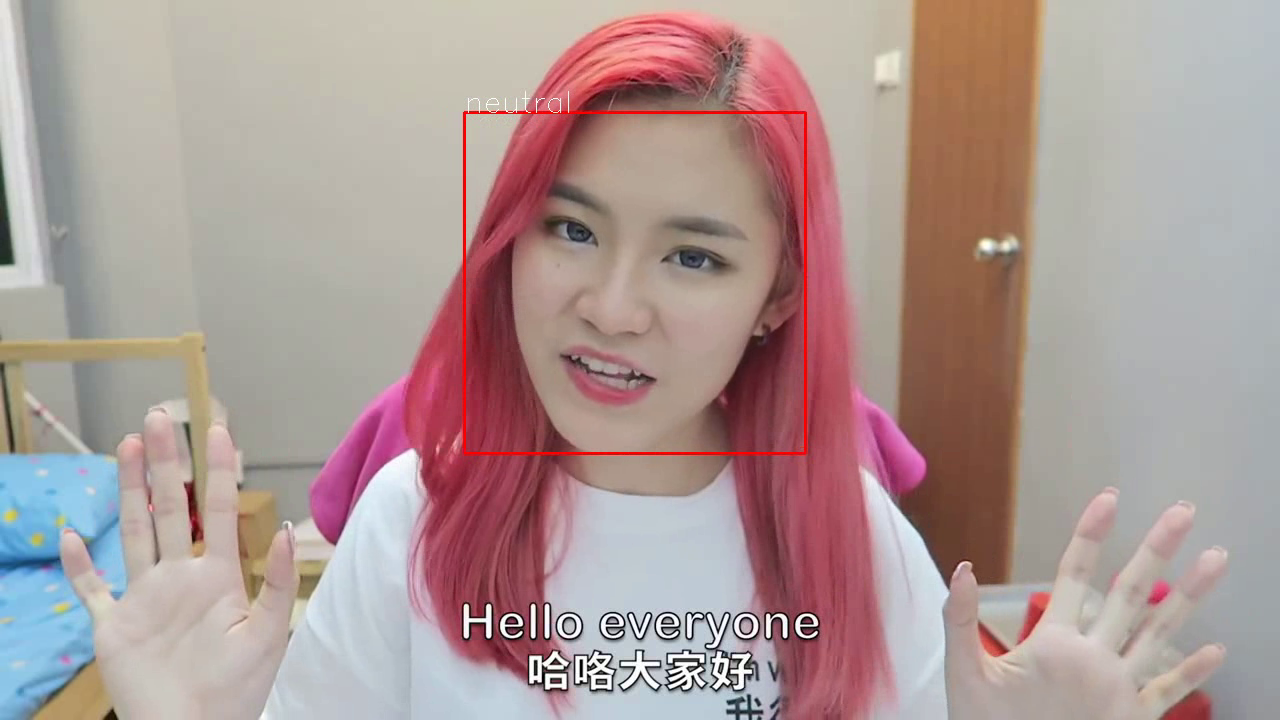
#> input picture frame 8 of CompilewithCNN/Tagged_video.mp4, 1280 x 720 px, given in place of sample2a.mp4, which was not available
$ python 'video processing.py'
#> lines starting #> are read from the running program, lines starting #| are printed output that depends on the picture; after the words box and inside, x2 and y2 are one past the last pixel; in counts of white or black regions, pixels touching at a corner belong together; pictures that were not available may be replaced by others from this repository, and a replacement may not be noted
#> in VideoProcessing, frame is the input picture: shape (720, 1280, 3); mean B, G, R 149.1, 151.8, 172.8
import cv2
import numpy


# import moviepy.editor as mp


def ImageProcessing(img, imgName, faceNo):
#> called with imgName = '0.3003003003003003-9.0-', faceNo = 0
    gray = cv2.cvtColor(img, cv2.COLOR_BGR2GRAY)
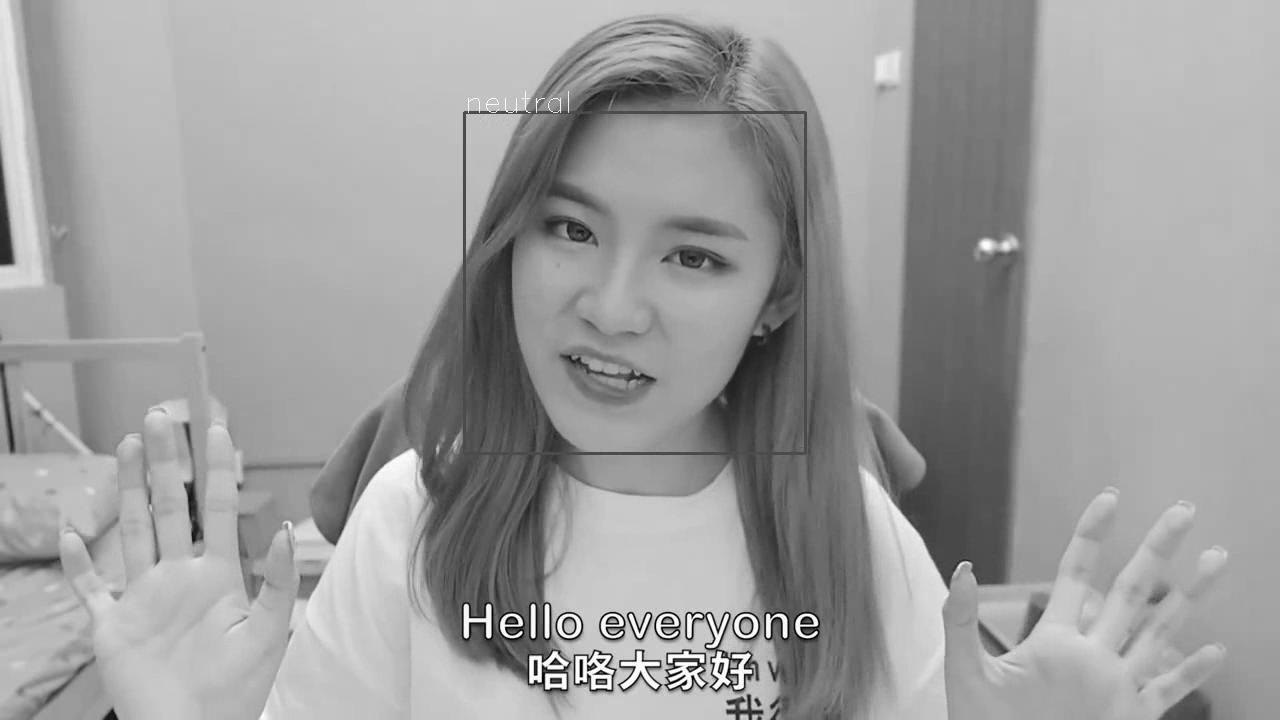
#> gray: shape (720, 1280); min 0, max 255, mean 157.8
    # Histogram Equalization
    gray = cv2.equalizeHist(gray)
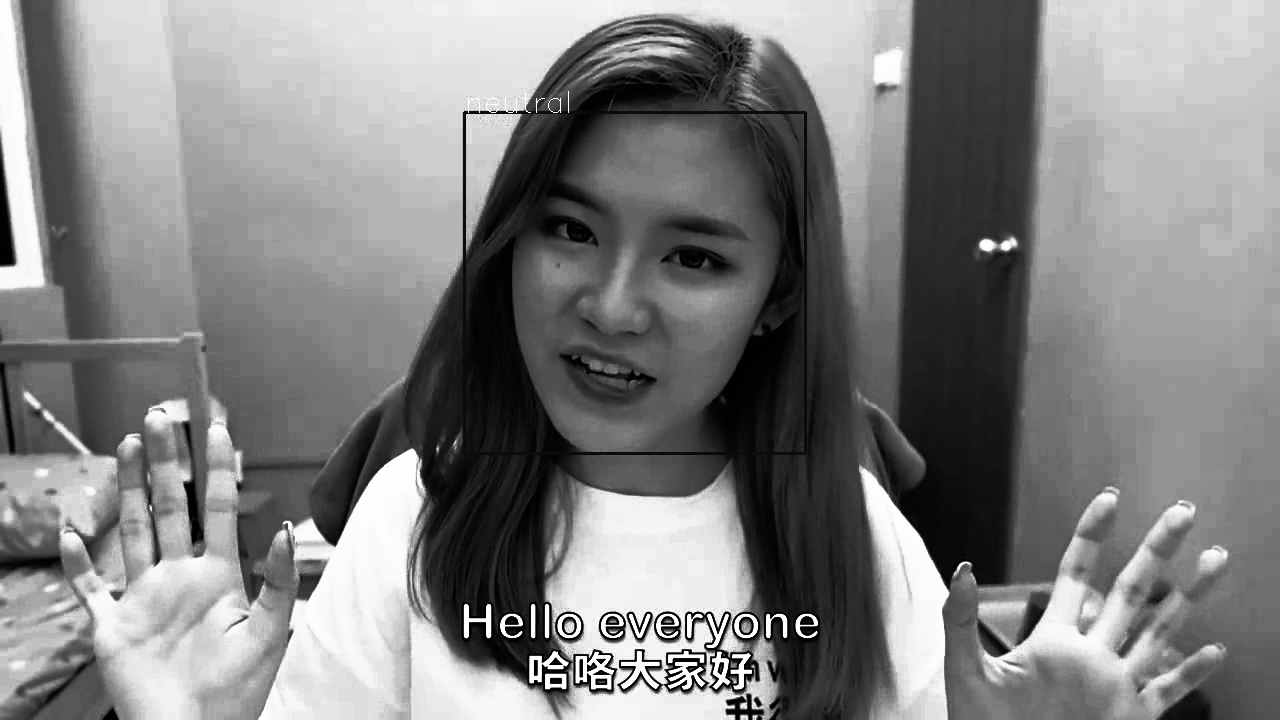
#> gray: shape (720, 1280); min 0, max 255, mean 128.9

    # Image Sharpening with Gaussian Blur
    gaussian = cv2.GaussianBlur(gray, (9, 9), 10.0)
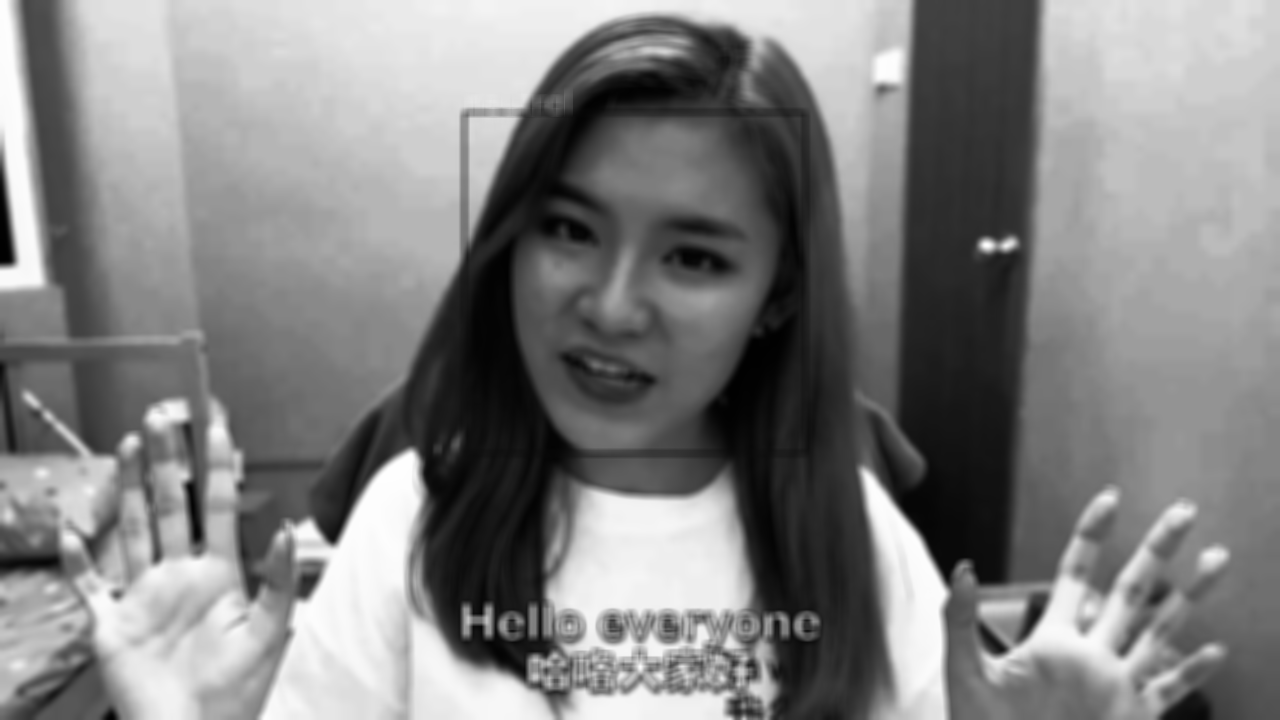
#> gaussian: shape (720, 1280); min 1, max 254, mean 128.9
    gray = cv2.addWeighted(gray, 1.5, gaussian, -0.5, 0, gray)

    # [12 lines of commented-out code are left out]

    cascade = cv2.CascadeClassifier(cv2.data.haarcascades + "haarcascade_frontalface_default.xml")
    color = (0, 0, 255)
    # color2 = (0, 255, 0)
    # color3 = (0, 0, 0)

    # scale factor -- how much the image size is reduced at each image scale
    # minNeighbours -- how many neighbors each candidate rectangle should have to retain it
    #               -- If the value is bigger, it detects less objects but less misdetections. If smaller,
    #               it detects more objects but more misdetections.
    # For each resulting detection, `levelWeights` will then contain the certainty of classification at the final stage.
    faces, _, levelWeights = cascade.detectMultiScale3(image=gray, scaleFactor=1.3, minNeighbors=6,
                                                       outputRejectLevels=True)
#> faces = [[464, 115, 337, 337]]; levelWeights = [9.79]

    # draw a rectangle for each face
    for (x, y, width, height) in faces:
        # image, left up coordinate, right down coordinate, color, thickness
        img = cv2.rectangle(img, (x, y), (x + width, y + height), color, 2)
        # crop image
        cropped = img[y:y + height, x:x + width]
        # name of the image
        imgName += str(faceNo) + '.jpg'
        # save the image into the outputs file
        cv2.imwrite("./outputs/" + imgName, cropped)
        faceNo += 1
#> this loop made 1 pass
#> (x, y, width, height, imgName, faceNo) on pass 1: (464, 115, 337, 337, '0.3003003003003003-9.0-0.jpg', 1)
#> pass 1, in ImageProcessing, `img = cv2.rectangle(img, (x, y), (x + width, y + height), color, 2)`:
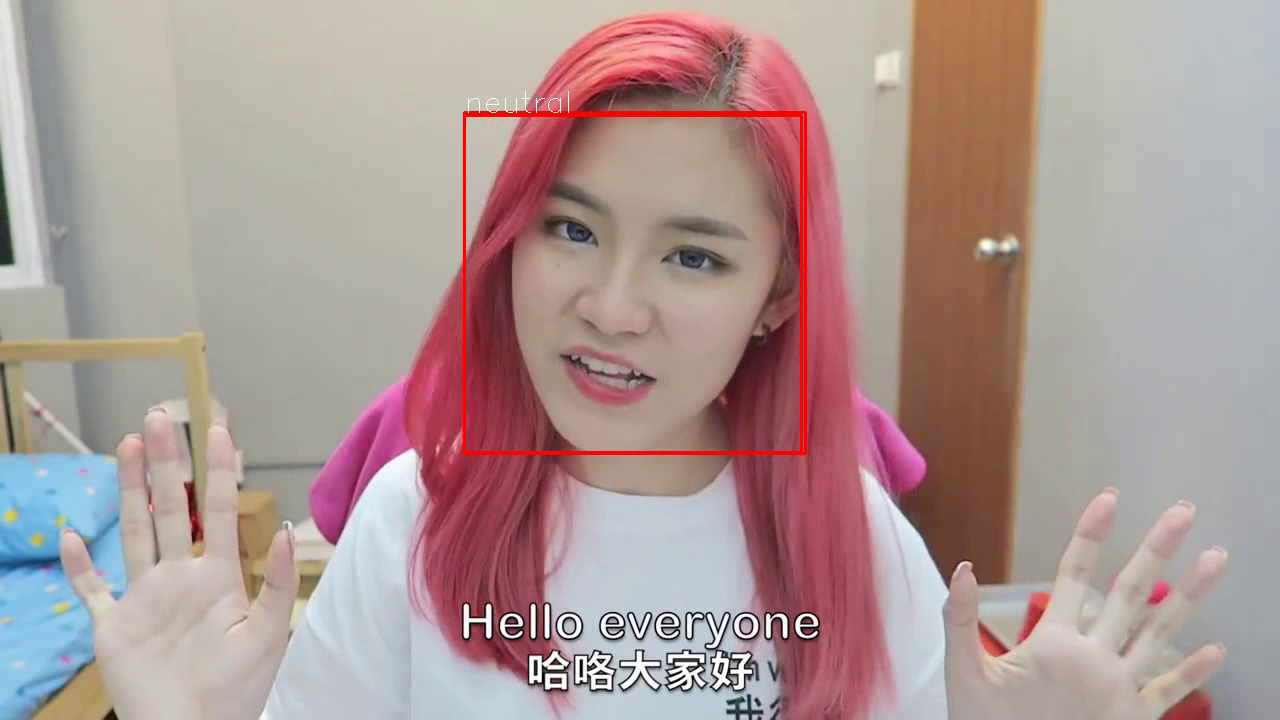
#> img: shape (720, 1280, 3); 0.44% of pixels changed, all inside (x1, y1, x2, y2) = (463, 114, 803, 454)
#> pass 1, in ImageProcessing, `cropped = img[y:y + height, x:x + width]`:
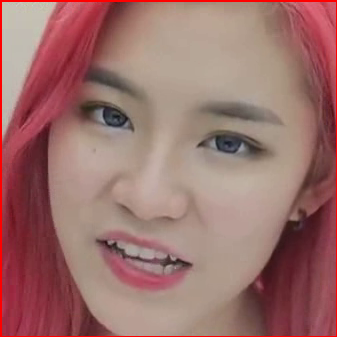
#> cropped: shape (337, 337, 3); mean B, G, R 108, 112.2, 156.9
#> after the loop, faceNo = 1
    return img, faceNo


def VideoProcessing(videoName):
    # read a video file
    video = cv2.VideoCapture(videoName)
    # count is the number of images detected and saved
    count = 0
    # number of frames per second
    fps = video.get(cv2.CAP_PROP_FPS)
    width = int(video.get(cv2.CAP_PROP_FRAME_WIDTH))
    height = int(video.get(cv2.CAP_PROP_FRAME_HEIGHT))
    writer = cv2.VideoWriter(filename='test_output.avi', apiPreference=0, fourcc=cv2.VideoWriter_fourcc(*'MJPG'),
                             fps=fps, frameSize=(width, height))

    while video.isOpened():
        # read a frame from video
        ret, frame = video.read()

        # if there is no next frame, the loop terminates
        if not ret: break

        current_frame = video.get(cv2.CAP_PROP_POS_FRAMES)
        timestamp = current_frame / fps
        imgName = str(timestamp) + '-' + str(current_frame) + '-'
        # detect a face in an image
        frame, count = ImageProcessing(frame, imgName, count)
#> count = 1
        writer.write(frame)

        key = cv2.waitKey(1) & 0xFF
#> (key q is pressed here)
        if key == ord('q'): break

    # release memory
    video.release()
    writer.release()
    cv2.destroyAllWindows()
    return count


if __name__ == '__main__':
    # detect face, save the image and return the total number of detected face
    faceNo = VideoProcessing('sample2a.mp4')
#> faceNo = 1

$ run again, starting later in the video
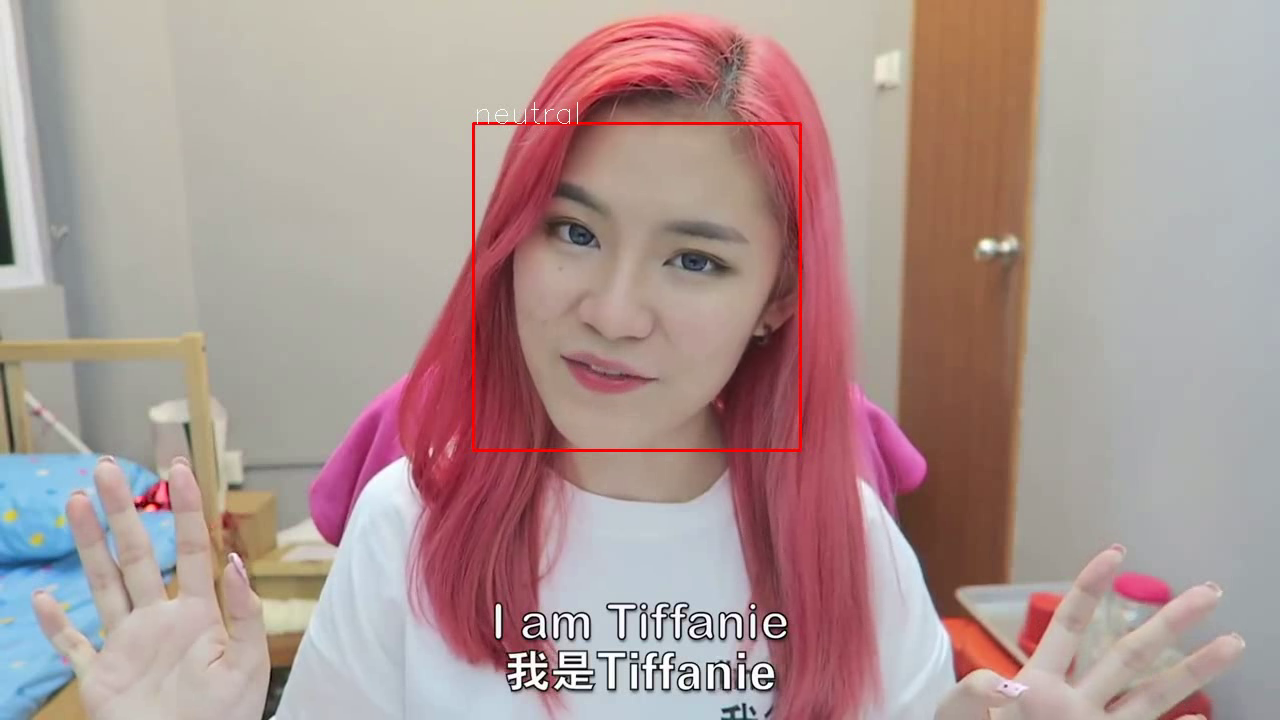
#> input picture frame 40 of CompilewithCNN/Tagged_video.mp4, 1280 x 720 px, given in place of sample2a.mp4, which was not available
#> in VideoProcessing, frame is the input picture: shape (720, 1280, 3); mean B, G, R 147.3, 150.2, 172.5
#> in ImageProcessing, `gaussian = cv2.GaussianBlur(gray, (9, 9), 10.0)`:
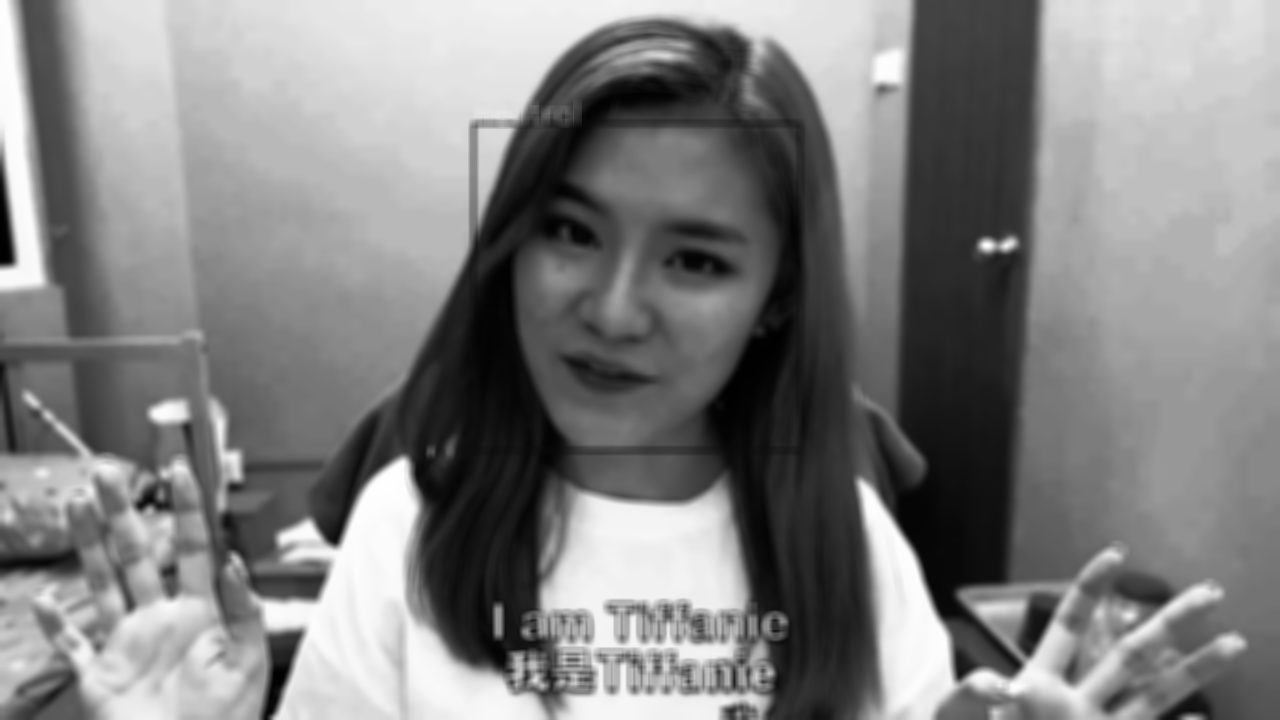
#> gaussian: shape (720, 1280); min 1, max 254, mean 128.8
#> faces = [[463, 118, 337, 337]]; levelWeights = [9.27]
#> the loop in ImageProcessing, `for (x, y, width, height) in faces:` made 1 pass
#> (x, y, width, height, imgName, faceNo) on pass 1: (463, 118, 337, 337, '1.3680347013680347-41.0-0.jpg', 1)
#> pass 1, in ImageProcessing, `cropped = img[y:y + height, x:x + width]`:
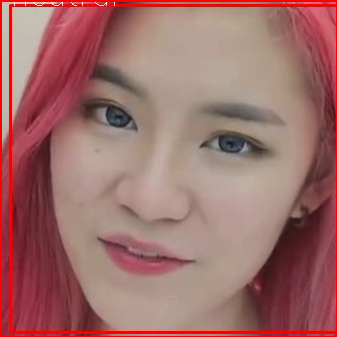
#> cropped: shape (337, 337, 3); mean B, G, R 105, 109, 159.4
#> after the loop in ImageProcessing, `for (x, y, width, height) in faces:`: faceNo = 1

$ run again, starting later in the video
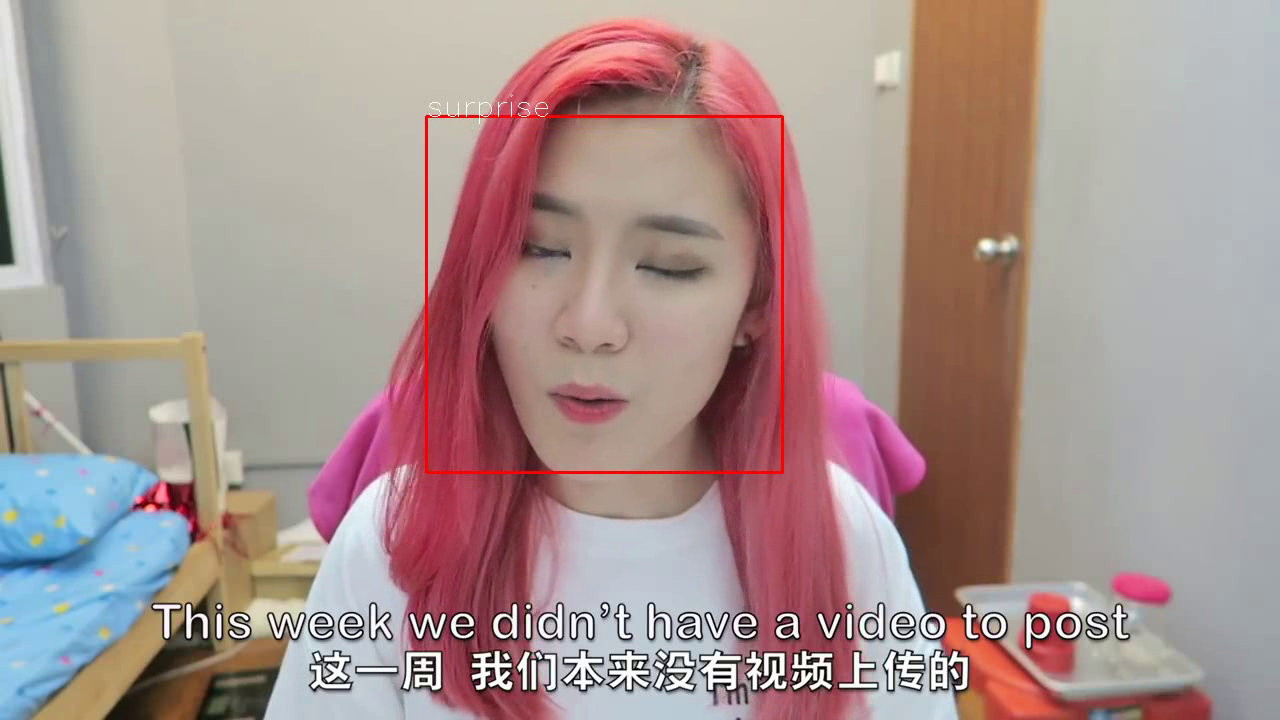
#> input picture frame 71 of CompilewithCNN/Tagged_video.mp4, 1280 x 720 px, given in place of sample2a.mp4, which was not available
#> in VideoProcessing, frame is the input picture: shape (720, 1280, 3); mean B, G, R 143.7, 146.4, 168.5
#> in ImageProcessing, `gaussian = cv2.GaussianBlur(gray, (9, 9), 10.0)`:
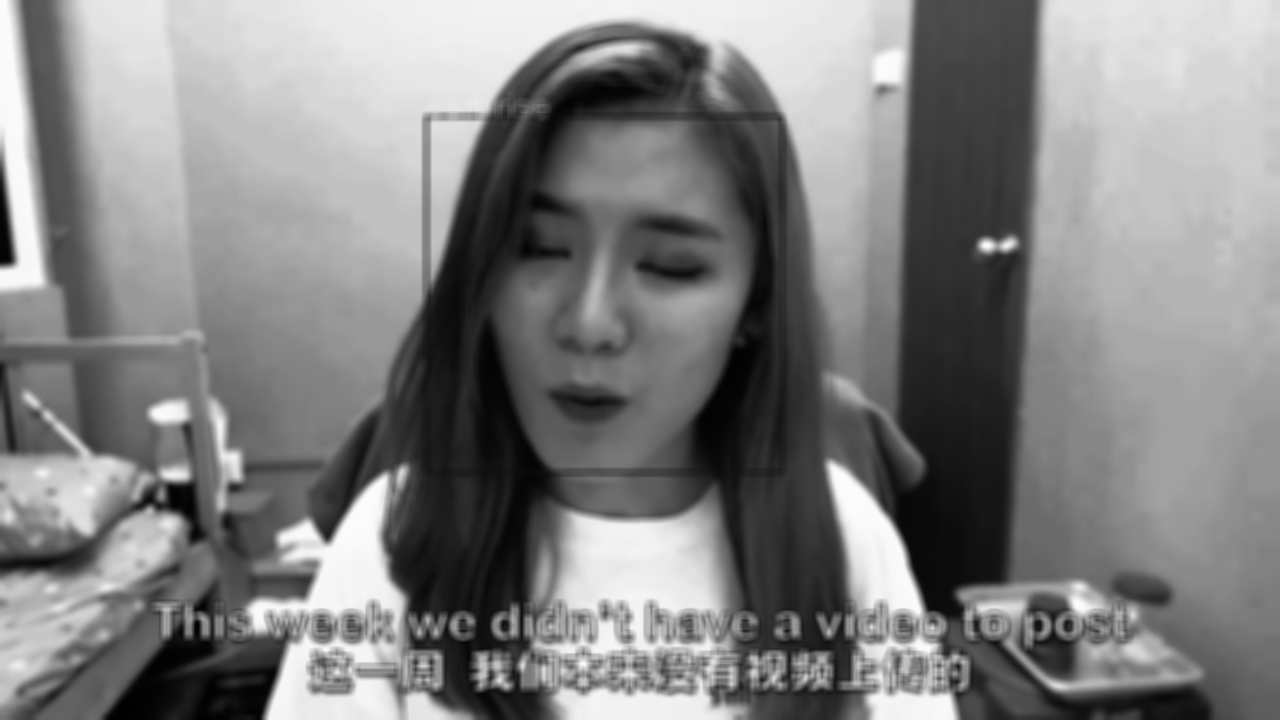
#> gaussian: shape (720, 1280); min 1, max 253, mean 128.7
#> faces = [[429, 121, 350, 350]]; levelWeights = [7.33]
#> the loop in ImageProcessing, `for (x, y, width, height) in faces:` made 1 pass
#> (x, y, width, height, imgName, faceNo) on pass 1: (429, 121, 350, 350, '2.4024024024024024-72.0-0.jpg', 1)
#> pass 1, in ImageProcessing, `cropped = img[y:y + height, x:x + width]`:
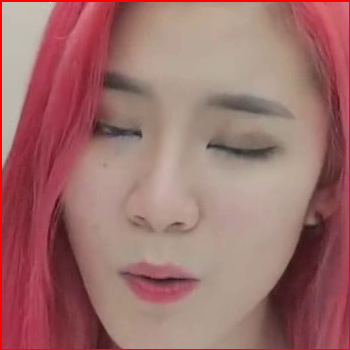
#> cropped: shape (350, 350, 3); mean B, G, R 108.4, 111.1, 160
#> after the loop in ImageProcessing, `for (x, y, width, height) in faces:`: faceNo = 1
